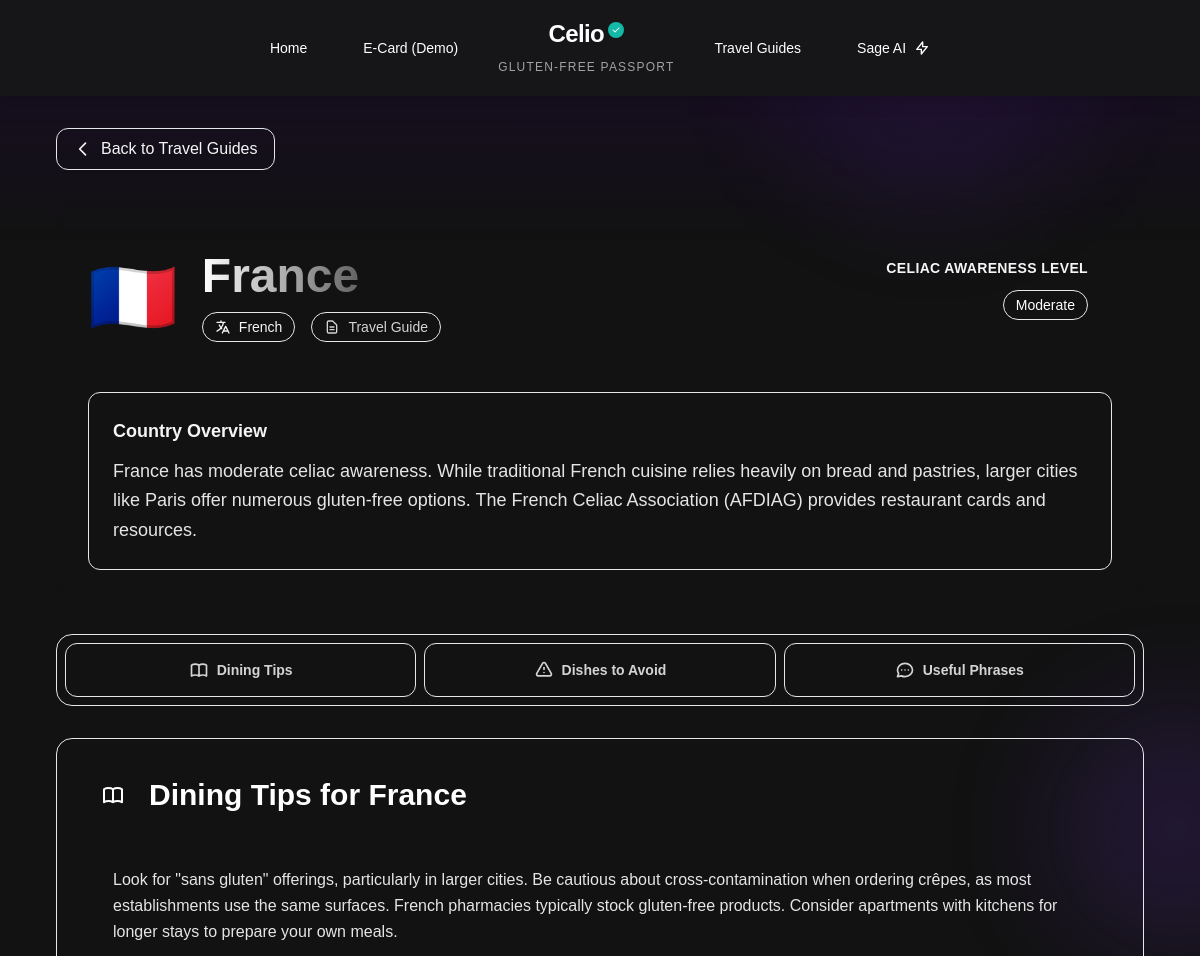
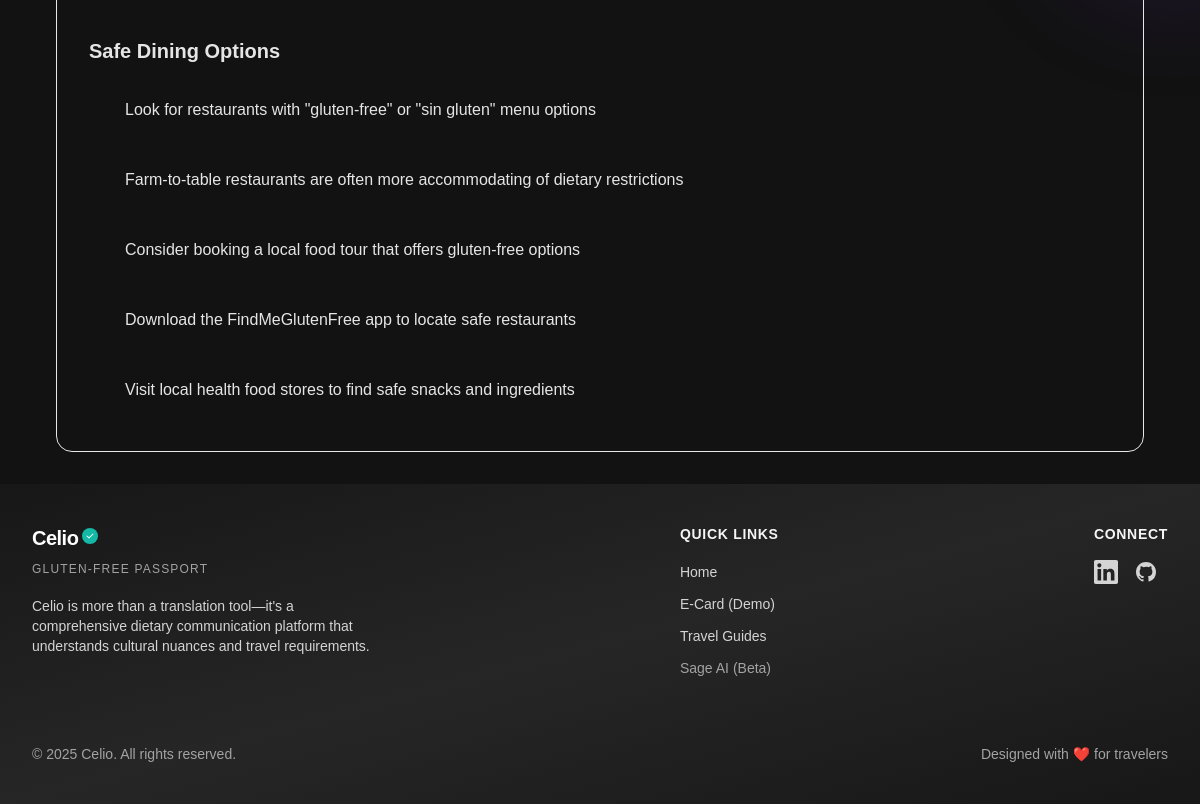
Page /travel/FR/ on the committed database (2 pictures, top to bottom).
### travel/models.py (models this page shows, shortened)
class Country(models.Model):
    name = models.CharField(max_length=100)
    code = models.CharField(max_length=2, unique=True)  # ISO country code (e.g., US, JP, FR)
    flag_emoji = models.CharField(max_length=10, blank=True)  # Flag emoji for display
    language = models.CharField(max_length=100)  # Primary language
    language_code = models.CharField(max_length=2)  # ISO language code (e.g., en, ja, fr)
    celiac_awareness = models.IntegerField(
        choices=[
            (1, _('Very Low')),
            (2, _('Low')),
            (3, _('Moderate')),
            (4, _('High')),
            (5, _('Very High')),
        ],
        default=3
    )
    summary = models.TextField(help_text=_("General information about celiac awareness in this country"))
    dining_tips = models.TextField(help_text=_("Tips for dining safely in this country"))
    class Meta:
        verbose_name_plural = "Countries"
        ordering = ['name']

### travel/views.py (the view)
# urls.py: path('<str:country_code>/', views.country_detail, name='country_detail'),
def country_detail(request, country_code):
    country = get_object_or_404(Country, code=country_code.upper())
    dishes_to_avoid = DishesToAvoid.objects.filter(country=country)
    general_phrases = RestaurantPhrase.objects.filter(country=country, category='general')
    ordering_phrases = RestaurantPhrase.objects.filter(country=country, category='ordering')
    ingredient_phrases = RestaurantPhrase.objects.filter(country=country, category='ingredients')
    e_card_phrases = RestaurantPhrase.objects.filter(country=country, category='message')
    return render(request, 'travel/country_detail.html', {
        'country': country,
        'dishes_to_avoid': dishes_to_avoid,
        'general_phrases': general_phrases,
        'ordering_phrases': ordering_phrases,
        'ingredient_phrases': ingredient_phrases,
        'e_card_phrases': e_card_phrases
    })

### subscription/context_processors.py (called while the page is built)
def subscription_status(request):
    return {
        'is_premium': True,
        'subscription_plan': 'premium',
        'subscription_status': 'active'
    }

### templates/travel/country_detail.html (shortened to what this page needs)
{% extends 'base.html' %}
{% load static %}
{% block content %}
<div class="max-w-6xl mx-auto px-4 sm:px-6 lg:px-8 py-8">
    <div class="mb-8">
        <a href="{% url 'travel:travel_guide_list' %}" class="inline-flex items-center px-4 py-2 bg-primary-800/50 border border-primary-700/50 rounded-xl text-accent-400 hover:text-accent-300 hover:bg-primary-700/50 hover:border-accent-500/30 transition-all duration-300 group">
            <svg class="w-5 h-5 mr-2 group-hover:-translate-x-1 transition-transform" fill="none" stroke="currentColor" viewBox="0 0 24 24">
                <path stroke-linecap="round" stroke-linejoin="round" stroke-width="2" d="M15 19l-7-7 7-7"></path>
            </svg>
            Back to Travel Guides
        </a>
    </div>
    <div class="country-header rounded-2xl p-8 mb-8 backdrop-blur-sm">
        <div class="flex flex-col lg:flex-row lg:items-center gap-8">
            <div class="flex items-center gap-6">
                <div class="text-7xl animate-pulse">{{ country.flag_emoji }}</div>
                <div>
                    <h1 class="text-5xl font-bold bg-gradient-to-r from-white to-accent-200 bg-clip-text text-transparent mb-3">{{ country.name }}</h1>
                    <div class="flex items-center gap-4">
                        <div class="inline-flex items-center px-3 py-1 bg-accent-600/20 border border-accent-500/30 rounded-full text-accent-300 text-sm font-medium">
                            <svg class="w-4 h-4 mr-2" fill="none" stroke="currentColor" viewBox="0 0 24 24">
                                <path stroke-linecap="round" stroke-linejoin="round" stroke-width="2" d="M3 5h12M9 3v2m1.048 9.5A18.022 18.022 0 016.412 9m6.088 9h7M11 21l5-10 5 10M12.751 5C11.783 10.77 8.07 15.61 3 18.129"></path>
                            </svg>
                            {{ country.language }}
                        </div>
                        <div class="inline-flex items-center px-3 py-1 bg-primary-700/30 border border-primary-600/30 rounded-full text-neutral-300 text-sm font-medium">
                            <svg class="w-4 h-4 mr-2" fill="none" stroke="currentColor" viewBox="0 0 24 24">
                                <path stroke-linecap="round" stroke-linejoin="round" stroke-width="2" d="M9 12h6m-6 4h6m2 5H7a2 2 0 01-2-2V5a2 2 0 012-2h5.586a1 1 0 01.707.293l5.414 5.414a1 1 0 01.293.707V19a2 2 0 01-2 2z"></path>
                            </svg>
                            Travel Guide
                        </div>
                    </div>
                </div>
            </div>
            <div class="lg:ml-auto">
                <div class="info-card rounded-xl p-6">
                    <div class="text-sm font-semibold text-accent-300 mb-3 uppercase tracking-wide">Celiac Awareness Level</div>
                    <div class="flex items-center justify-between mb-4">
                        <span class="text-sm font-medium text-white px-3 py-1 bg-accent-600/20 rounded-full border border-accent-500/30">
                            {% if country.celiac_awareness == 1 %}Very Low
                            {% elif country.celiac_awareness == 2 %}Low
                            {% elif country.celiac_awareness == 3 %}Moderate
                            {% elif country.celiac_awareness == 4 %}High
                            {% elif country.celiac_awareness == 5 %}Very High
                            {% endif %}
                        </span>
                    </div>
                </div>
            </div>
        </div>
        <div class="mt-8 p-6 bg-primary-800/30 rounded-xl border border-primary-700/30">
            <h2 class="text-lg font-semibold text-accent-300 mb-3">Country Overview</h2>
            <p class="text-neutral-200 text-lg leading-relaxed">{{ country.summary }}</p>
        </div>
    </div>
    <div class="mb-8">
        <div class="flex flex-wrap gap-2 p-2 bg-primary-900/50 rounded-2xl border border-primary-700/30">
            <button data-tab="dining-tips" class="tab-button active flex-1 min-w-0 py-4 px-6 text-sm font-semibold rounded-xl border border-primary-600/30 text-neutral-300 relative z-10">
                <div class="flex items-center justify-center gap-2">
                    Dining Tips
                </div>
            </button>
            <button data-tab="dishes-to-avoid" class="tab-button flex-1 min-w-0 py-4 px-6 text-sm font-semibold rounded-xl border border-primary-600/30 text-neutral-300 relative z-10">
                <div class="flex items-center justify-center gap-2">
                    <svg class="w-5 h-5" fill="none" stroke="currentColor" viewBox="0 0 24 24">
                        <path stroke-linecap="round" stroke-linejoin="round" stroke-width="2" d="M12 9v2m0 4h.01m-6.938 4h13.856c1.54 0 2.502-1.667 1.732-3L13.732 4c-.77-1.333-2.694-1.333-3.464 0L3.34 16c-.77 1.333.192 3 1.732 3z"></path>
                    </svg>
                    Dishes to Avoid
                </div>
            </button>
            <button data-tab="restaurant-phrases" class="tab-button flex-1 min-w-0 py-4 px-6 text-sm font-semibold rounded-xl border border-primary-600/30 text-neutral-300 relative z-10">
                <div class="flex items-center justify-center gap-2">
                    <svg class="w-5 h-5" fill="none" stroke="currentColor" viewBox="0 0 24 24">
                        <path stroke-linecap="round" stroke-linejoin="round" stroke-width="2" d="M8 12h.01M12 12h.01M16 12h.01M21 12c0 4.418-4.03 8-9 8a9.863 9.863 0 01-4.255-.949L3 20l1.395-3.72C3.512 15.042 3 13.574 3 12c0-4.418 4.03-8 9-8s9 3.582 9 8z"></path>
                    </svg>
                    Useful Phrases
                </div>
            </button>
        </div>
    </div>
    <div class="content-section rounded-2xl border border-primary-700/30">
        <div id="dining-tips" class="tab-content active">
            <div class="p-8">
                <div class="flex items-center gap-3 mb-6">
                    <div class="w-12 h-12 bg-gradient-to-br from-accent-500 to-accent-600 rounded-xl flex items-center justify-center">
                    </div>
                    <h2 class="text-3xl font-bold text-white">Dining Tips for {{ country.name }}</h2>
                </div>
                <div class="space-y-6 text-neutral-200">
                    <div class="info-card rounded-xl p-6">
                        <p class="leading-relaxed">{{ country.dining_tips }}</p>
                    </div>
                    <div class="mt-8">
                        <h3 class="text-xl font-semibold text-accent-300 mb-4">Safe Dining Options</h3>
                        <div class="grid gap-3">
                            <div class="info-card rounded-xl p-4 group">
                                <div class="flex items-start gap-3">
                                    <div class="w-2 h-2 bg-accent-500 rounded-full mt-3 group-hover:bg-accent-400 transition-colors"></div>
                                    <p class="text-neutral-200 leading-relaxed">Look for restaurants with "gluten-free" or "sin gluten" menu options</p>
                                </div>
                            </div>
                            <div class="info-card rounded-xl p-4 group">
                                <div class="flex items-start gap-3">
                                    <div class="w-2 h-2 bg-accent-500 rounded-full mt-3 group-hover:bg-accent-400 transition-colors"></div>
                                    <p class="text-neutral-200 leading-relaxed">Farm-to-table restaurants are often more accommodating of dietary restrictions</p>
                                </div>
                            </div>
                            <div class="info-card rounded-xl p-4 group">
                                <div class="flex items-start gap-3">
                                    <div class="w-2 h-2 bg-accent-500 rounded-full mt-3 group-hover:bg-accent-400 transition-colors"></div>
                                    <p class="text-neutral-200 leading-relaxed">Consider booking a local food tour that offers gluten-free options</p>
                                </div>
                            </div>
                            <div class="info-card rounded-xl p-4 group">
                                <div class="flex items-start gap-3">
                                    <div class="w-2 h-2 bg-accent-500 rounded-full mt-3 group-hover:bg-accent-400 transition-colors"></div>
                                    <p class="text-neutral-200 leading-relaxed">Download the FindMeGlutenFree app to locate safe restaurants</p>
                                </div>
                            </div>
                            <div class="info-card rounded-xl p-4 group">
                                <div class="flex items-start gap-3">
                                    <div class="w-2 h-2 bg-accent-500 rounded-full mt-3 group-hover:bg-accent-400 transition-colors"></div>
                                    <p class="text-neutral-200 leading-relaxed">Visit local health food stores to find safe snacks and ingredients</p>
                                </div>
                            </div>
                        </div>
                    </div>
                </div>
            </div>
        </div>
    </div>
</div>
{% endblock %}

### static/css/primary_accent_theme.css (style rules this page uses)
:root { --primary-950: #0f0520; --primary-900: #1a0b3d; --primary-800: #2d1b5a; --primary-700: #3f2b77; --accent-600: #6b46c1; --accent-500: #7c3aed; --accent-400: #8b5cf6; --accent-300: #a78bfa; --accent-200: #c4b5fd; --accent-100: #e0e7ff; }
body { background-color: var(--primary-950); color: white; }

### templates/base.html (style rules this page uses)
:root { --primary-950: #0f0520; --primary-900: #1a0b3d; --primary-800: #2d1b5a; --primary-700: #3f2b77; --primary-600: #5239a0; --primary-500: #6547c9; --primary-400: #7c3aed; --primary-300: #8b5cf6; --primary-200: #a78bfa; --primary-100: #c4b5fd; --accent-600: #6b46c1; --accent-500: #7c3aed; --accent-400: #8b5cf6; --accent-300: #a78bfa; --accent-200: #c4b5fd; --accent-100: #e0e7ff; --neutral-900: #121212; --neutral-800: #1f1f1f; --neutral-700: #2e2e2e; --neutral-600: #404040; --neutral-500: #737373; --neutral-400: #a3a3a3; --neutral-300: #d4d4d4; --neutral-200: #e5e5e5; --neutral-100: #f5f5f5; --white: #ffffff; --gradient-primary: linear-gradient(135deg, var(--primary-800), var(--primary-600)); --gradient-accent: linear-gradient(135deg, var(--accent-600), var(--accent-400)); --gradient-dark: linear-gradient(135deg, var(--primary-950), var(--primary-900)); }
body { position: relative; overflow-x: hidden; font-family: 'Hex Franklin', sans-serif; color: var(--neutral-100); background: var(--neutral-900); min-height: 100vh; line-height: 1.6; }
body::after { content: ''; position: fixed; top: 0; left: 0; right: 0; height: 30vh; background: linear-gradient(to bottom, rgba(26, 11, 46, 0.8), transparent); z-index: -5; pointer-events: none; }

### rows in the picture
Country: flag_emoji "🇫🇷", language "French", summary "France has moderate celiac awareness. While traditional French cuisine relies heavily on bread and pastries, larger cities like Paris offer numerous gluten-free options. The French Celiac Association (AFDIAG) provides restaurant cards and resources.", name "France", dining_tips "Look for \"sans gluten\" offerings, particularly in larger cities. Be cautious about cross-contamination when ordering crêpes, as most establishments use the same surfaces. French pharmacies typically stock gluten-free products. Consider apartments with kitchens for longer stays to prepare your own meals."
